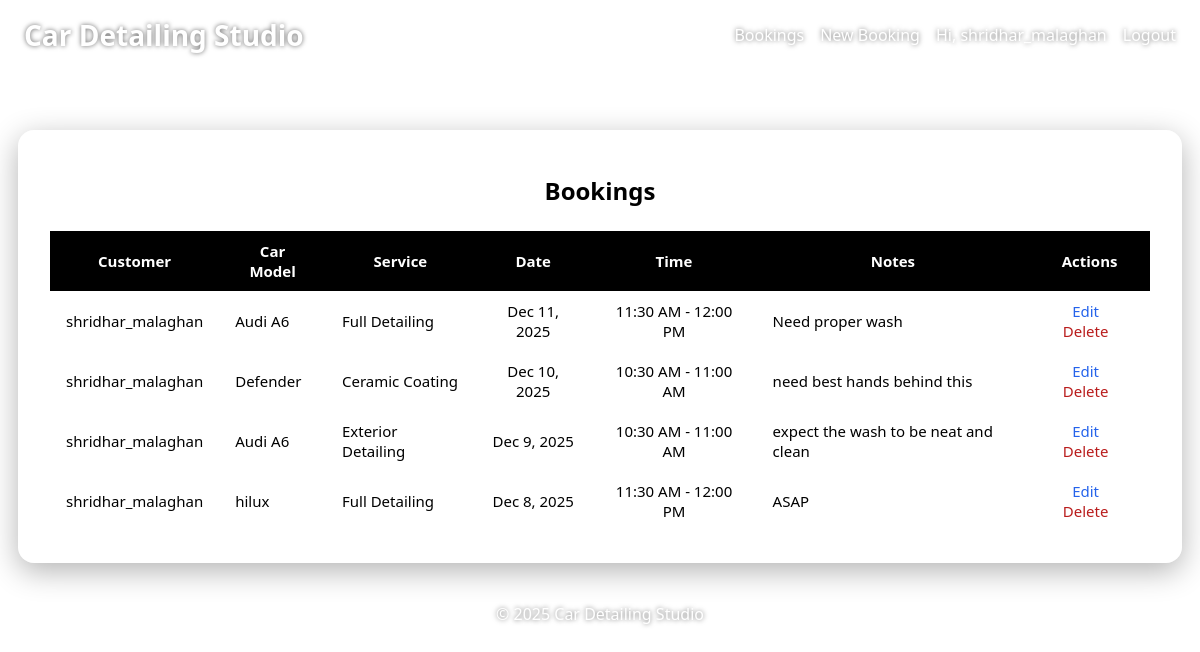
The page /bookings/ (signed in) on the database as committed earlier.
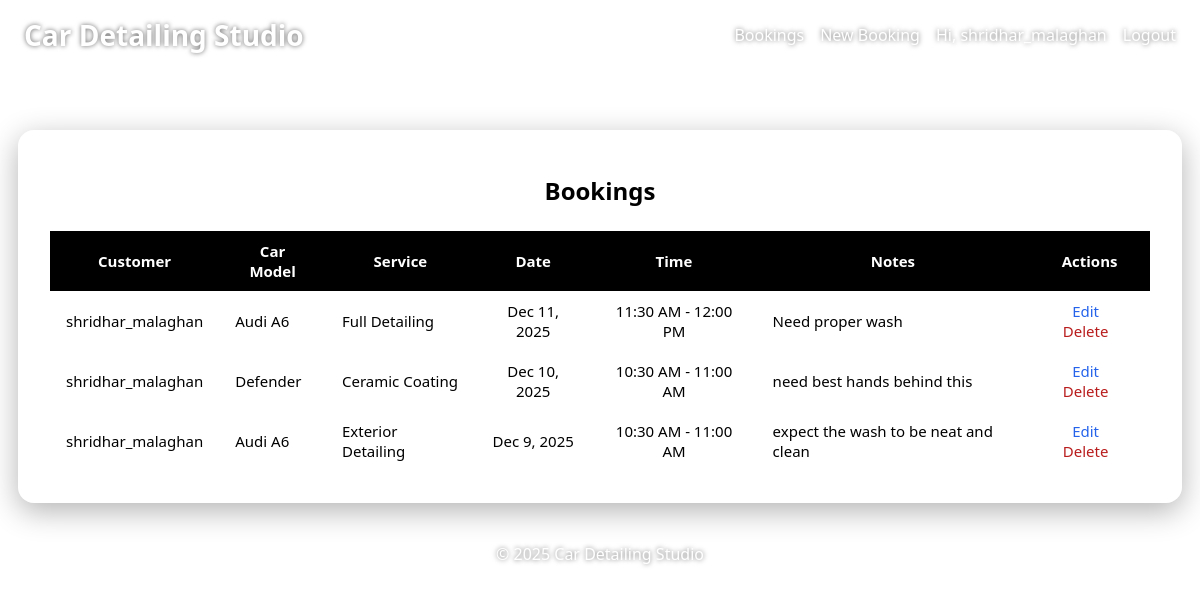
The same page on the database as committed later.
### bookings/models.py (models this page shows, shortened)
class Booking(models.Model):
    SERVICE_CHOICES = [
        ("Interior Detailing", "Interior Detailing"),
        ("Exterior Detailing", "Exterior Detailing"),
        ("Full Detailing", "Full Detailing"),
        ("Ceramic Coating", "Ceramic Coating"),
    ]
    user = models.ForeignKey(User, on_delete=models.CASCADE)
    customer_name = models.CharField(max_length=255)
    email = models.EmailField()
    phone = models.CharField(max_length=20)
    car_model = models.CharField(max_length=255)
    service_type = models.CharField(max_length=50, choices=SERVICE_CHOICES)
    preferred_date = models.DateField()
    preferred_time_slot = models.ForeignKey(TimeSlot, on_delete=models.PROTECT)
    notes = models.TextField(blank=True, default="")
    created_at = models.DateTimeField(auto_now_add=True)

class TimeSlot(models.Model):
    start_time = models.TimeField()
    end_time = models.TimeField()
    slot = models.CharField(max_length=20, unique=True)
    def __str__(self):
        return f"{self.start_time.strftime('%I:%M %p')} - {self.end_time.strftime('%I:%M %p')}"

### bookings/views.py (the view)
# urls.py: path("", views.booking_list, name="booking_list"),
@login_required
@require_GET
def booking_list(request):
    if request.user.is_staff or request.user.is_superuser:
        bookings = Booking.objects.all().order_by(
            "-preferred_date", "-preferred_time_slot__start_time"
        )
    else:
        bookings = Booking.objects.filter(user=request.user).order_by(
            "-preferred_date",
            "-preferred_time_slot__start_time",
        )
    return render(request, "bookings/booking_list.html", {"bookings": bookings})

### bookings/templates/bookings/booking_list.html
{% extends "bookings/base.html" %}
{% block content %}
<div class="booking-list-container">
    <h2 class="booking-list-title">Bookings</h2>
    {% if bookings %}
        <table class="booking-table">
            <thead>
                <tr>
                    <th>Customer</th>
                    <th>Car Model</th>
                    <th>Service</th>
                    <th>Date</th>
                    <th>Time</th>
                    <th>Notes</th>
                    <th>Actions</th>
                </tr>
            </thead>
            <tbody>
                {% for booking in bookings %}
                    <tr>
                        <td>{{ booking.customer_name }}</td>
                        <td>{{ booking.car_model }}</td>
                        <td>{{ booking.service_type }}</td>
                        <td>{{ booking.preferred_date|date:"M j, Y" }}</td>
                        <td>{{ booking.preferred_time_slot }}</td>
                        <td class="notes-cell">
                            {{ booking.notes|default:"—" }}
                        </td>
                        <td class="actions-cell">
                            <a href="{% url 'edit_booking' booking.id %}"
                               class="action-link action-edit">Edit</a>
                            <a href="{% url 'delete_booking' booking.id %}"
                               class="action-link action-delete">Delete</a>
                        </td>
                    </tr>
                {% endfor %}
            </tbody>
        </table>
    {% else %}
        <p class="text-center text-light mt-3 mb-0">
            No bookings yet.
        </p>
    {% endif %}
</div>
{% endblock %}

### bookings/templates/bookings/base.html (shortened to what this page needs)
{% load static %}
<!DOCTYPE html>
<html lang="en">
<head>
    <link rel="stylesheet"
          href="{% static 'bookings/style.css' %}?v=4">
</head>
<body>
<header class="main-header">
    <h1>Car Detailing Studio</h1>
    <nav class="main-nav-links">
        <a href="{% url 'booking_list' %}">Bookings</a>
        <a href="{% url 'create_booking' %}">New Booking</a>
        {% if user.is_authenticated %}
            <span>Hi, {{ user.username }}</span>
            <a href="{% url 'logout' %}">Logout</a>
        {% else %}
            <a href="{% url 'login' %}">Login</a>
            <a href="{% url 'signup' %}">Sign Up</a>
        {% endif %}
    </nav>
</header>
<main class="main-content-wrapper">
    {% block content %}{% endblock %}
</main>
<footer class="footer-text">
    <p>© 2025 Car Detailing Studio</p>
</footer>
</body>
</html>

### bookings/static/bookings/style.css (style rules this page uses)
body { margin: 0; font-family: system-ui, -apple-system, BlinkMacSystemFont, "Segoe UI", sans-serif; background-image: url("https://images.unsplash.com/photo-1502877338535-766e1452684a"); background-size: cover; background-position: center; background-attachment: fixed; }
.main-header, .footer-text { text-shadow: 0 0 5px rgba(0, 0, 0, 0.6); }
.main-header { display: flex; justify-content: space-between; align-items: center; padding: 16px 24px; }
.main-header h1 { margin: 0; color: #ffffff; font-size: 28px; }
.main-nav-links { display: flex; align-items: center; gap: 16px; }
.main-nav-links a, .main-nav-links span { color: #ffffff; text-decoration: none; font-weight: 500; }
.main-content-wrapper { display: flex; justify-content: center; padding: 40px 16px 0; }
.booking-form-container, .booking-list-container { width: 100%; max-width: 1100px; margin: 20px auto 40px; background: rgba(255, 255, 255, 0.18); backdrop-filter: blur(14px); -webkit-backdrop-filter: blur(14px); padding: 24px 32px 32px; border-radius: 16px; box-shadow: 0 8px 30px rgba(0, 0, 0, 0.3); }
.booking-form-container h2, .booking-list-container h2 { text-align: center; margin-bottom: 1.5rem; }
.booking-list-container table { margin-bottom: 0; width: 100%; border-collapse: collapse; }
.booking-list-container thead tr { background: #000; color: #fff; }
.booking-list-container thead th, .booking-list-container tbody td { text-align: center; padding: 10px 16px; font-size: 15px; vertical-align: middle; }
.booking-list-container tbody tr { background: rgba(255, 255, 255, 0.28); }
.booking-list-container tbody tr:nth-child(even) { background: rgba(255, 255, 255, 0.34); }
.booking-list-container tbody td:nth-child(1), .booking-list-container tbody td:nth-child(2), .booking-list-container tbody td:nth-child(3), .booking-list-container tbody td:nth-child(6) { text-align: left; }
.booking-list-container td a { font-weight: 500; text-decoration: none; margin-right: 8px; font-size: 15px; }
.booking-list-container td a:first-of-type { color: #2563eb; }
.booking-list-container td a:last-of-type { color: #b91c1c; }
.footer-text { text-align: center; color: #ffffff; padding-bottom: 16px; }
.footer-text p { margin: 0; }
header nav a { color: #ffd966; text-decoration: none; font-weight: 500; }

Rows that differ between the two databases and show on the page:
removed Booking: customer_name "shridhar_malaghan", car_model "hilux", service_type "Full Detailing", preferred_date "Dec 8, 2025", preferred_time_slot "11:30 AM - 12:00 PM", notes "ASAP"
